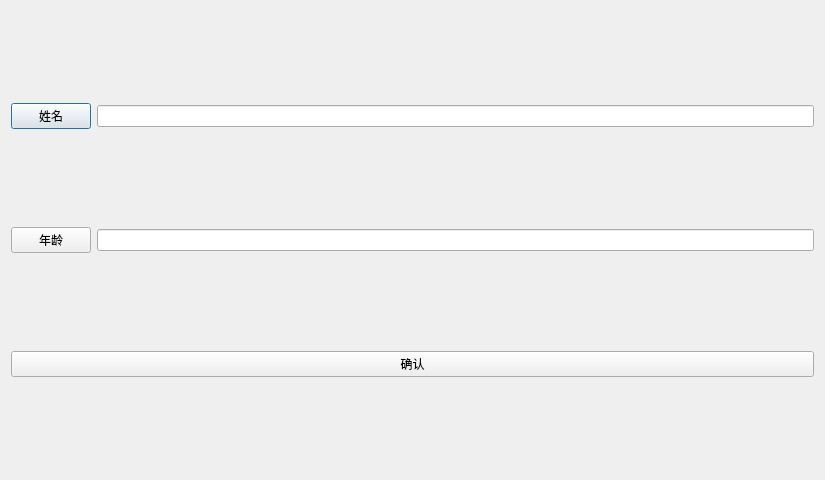
<?xml version="1.0" encoding="UTF-8"?>
<ui version="4.0">
 <class>inputWindow</class>
 <widget class="QDialog" name="inputWindow">
  <property name="geometry">
   <rect>
    <x>0</x>
    <y>0</y>
    <width>825</width>
    <height>480</height>
   </rect>
  </property>
  <property name="windowTitle">
   <string>Dialog</string>
  </property>
  <layout class="QVBoxLayout" name="verticalLayout">
   <item>
    <layout class="QHBoxLayout" name="nameLayout">
     <item>
      <widget class="QPushButton" name="nameBtn">
       <property name="text">
        <string>姓名</string>
       </property>
      </widget>
     </item>
     <item>
      <widget class="QLineEdit" name="nameData"/>
     </item>
    </layout>
   </item>
   <item>
    <layout class="QHBoxLayout" name="ageLayout">
     <item>
      <widget class="QPushButton" name="ageBtn">
       <property name="text">
        <string>年龄</string>
       </property>
      </widget>
     </item>
     <item>
      <widget class="QLineEdit" name="ageData"/>
     </item>
    </layout>
   </item>
   <item>
    <widget class="QPushButton" name="okBtn">
     <property name="text">
      <string>确认</string>
     </property>
    </widget>
   </item>
  </layout>
 </widget>
 <resources/>
 <connections/>
</ui>
